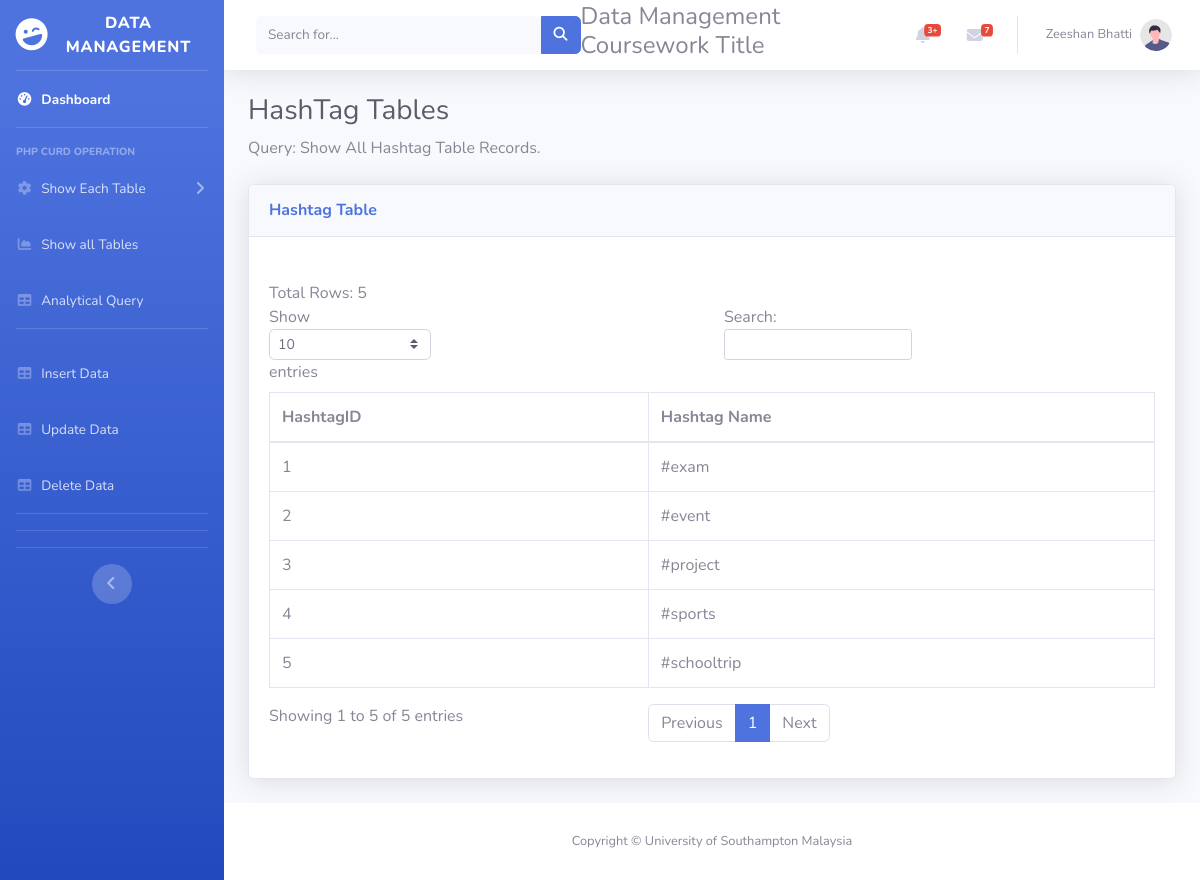
/php_curd/HashtagTable.php, run on the app's committed database.
### tables this page shows
CREATE TABLE `Hashtag` (
  `HashtagID` int(50) NOT NULL,
  `HashtagName` varchar(255) NOT NULL
);

### php_curd/HashtagTable.php (the view, shortened to what this page needs)
<?php
    include 'db_connect.php';
  include 'sideBarMenu.php';
?>
                <div class="container-fluid">
                    <h1 class="h3 mb-2 text-gray-800">HashTag Tables</h1>
                    <p class="mb-4">Query: Show All Hashtag Table Records.
                        </p>
                    <div class="card shadow mb-4">
                        <div class="card-header py-3">
                            <h6 class="m-0 font-weight-bold text-primary">Hashtag Table</h6>
                        </div>
                       <div class="card-body">
                            <div class="table-responsive">
                                <table class="table table-bordered" id="dataTable" width="100%" cellspacing="0">
                                <thead>
                                        <tr>
                                            <th>HashtagID</th>
                                            <th>Hashtag Name</th>
                                        </tr>
                                    </thead>
                                    <tbody>
                                <?php
                                    $sql = "SELECT * FROM Hashtag";
                                    $result = mysqli_query($conn, $sql);
                                    echo "<br> Total Rows: " . mysqli_num_rows($result);
                                    if (mysqli_num_rows($result) > 0) {
                                    while($row = mysqli_fetch_assoc($result)) {
                                        echo "<tr>";
                                        echo "<td>".$row["HashtagID"]  ."</td>";
                                        echo "<td>".$row["HashtagName"]  ."</td>";
                                        echo "</tr>";
                                    }
                                    } else {
                                    echo "0 results";
                                    }
                                 ?>
                                    </tbody>
                                </table>
                            </div>
                        </div>
                    </div>
                </div>
<?php
include 'footer.php';
?>

### data on the page
hashtag: HashtagID "1", HashtagName "#exam"
hashtag: HashtagID "2", HashtagName "#event"
hashtag: HashtagID "3", HashtagName "#project"
hashtag: HashtagID "4", HashtagName "#sports"
hashtag: HashtagID "5", HashtagName "#schooltrip"
